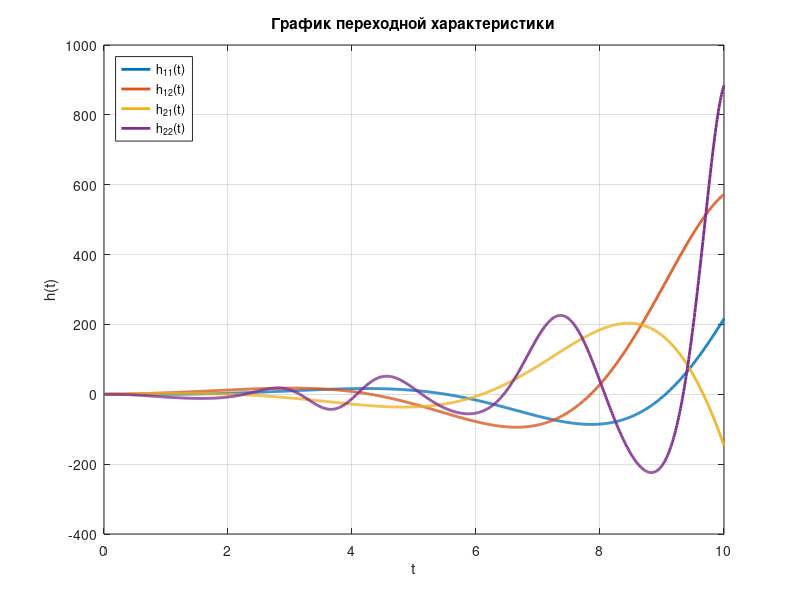

MATLAB code for this plot:
t = linspace(0, 10, 1000);

h11 = 2 - 2*exp(t/2).*cos(t*sqrt(3)/2);
h12 = 2 + 2*exp(t/2).*(-cos(t*sqrt(3)/2) + sqrt(3)*sin(t*sqrt(3)/2));
h21 = -3 + exp(t/2).*(3*cos(t*sqrt(3)/2) + sqrt(3)*sin(t*sqrt(3)/2));
h22 = -6 + exp(t/2).*(6*cos(t*sqrt(3)/2 - 2*sqrt(3)*sin(t*sqrt(3)/2)));

figure;
plot(t, h11, 'LineWidth', 2); hold on;
plot(t, h12, 'LineWidth', 2);
plot(t, h21, 'LineWidth', 2);
plot(t, h22, 'LineWidth', 2);
hold off;
xlabel('t');
ylabel('h(t)');
title('График переходной характеристики');
legend('h_{11}(t)', 'h_{12}(t)', 'h_{21}(t)', 'h_{22}(t)', "Location", "northwest");
grid on;
saveas(gcf, 'images/H.png');
